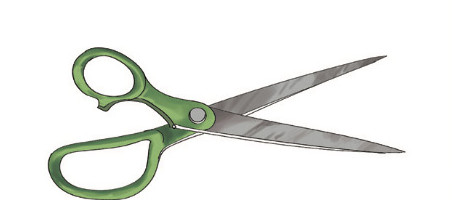
#> input picture images/pg043_im001_seg001_v1.png, 460 x 200 px
$ python compose_page44_sharp_tools.py
#> lines starting #> are read from the running program, lines starting #| are printed output that depends on the picture
#> `canvas = Image.new("RGBA", CANVAS_SIZE, "white")`: canvas: PIL image 900x470 RGBA; every value is 255
from pathlib import Path

from PIL import Image


ROOT = Path(__file__).resolve().parents[1]
IMAGES = ROOT / "images"
OUTPUT = IMAGES / "pg043_sharp_tools_complete.png"
CANVAS_SIZE = (900, 470)


def transparent_white(image: Image.Image) -> Image.Image:
    rgba = image.convert("RGBA")
    pixels = []
    for red, green, blue, alpha in rgba.getdata():
        whiteness = min(red, green, blue)
        if whiteness >= 250:
            alpha = 0
        elif whiteness >= 238:
            alpha = int(alpha * (250 - whiteness) / 12)
        pixels.append((red, green, blue, alpha))
    rgba.putdata(pixels)
    return rgba


def place(
    canvas: Image.Image,
    filename: str,
    x: int,
    y: int,
    width: int,
    crop_left: float = 0,
    crop_right: float = 0,
    crop_bottom: float = 0,
) -> None:
#> called with filename = 'pg043_im001_seg001_v1.png', x = 9, y = 9, width = 306, crop_left = 0, crop_right = 0, crop_bottom = 0
    layer = Image.open(IMAGES / filename)
#> layer is the input picture: PIL image 460x200 RGB; mean R, G, B 235.9, 237.7, 234.1
    height = round(layer.height * width / layer.width)
#> height = 133
    layer = layer.resize((width, height), Image.Resampling.LANCZOS)
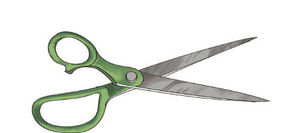
#> layer: PIL image 306x133 RGB; mean R, G, B 235.7, 237.6, 234
    layer = transparent_white(layer)
#> after the loop in transparent_white, `for red, green, blue, alpha in rgba.getdata():`: pixels = 40698 items
    if filename == "pg043_im001_seg003_v1.png":
        # This source tile overlaps the razor tile and contains a small piece
        # of the toothbrush at its lower edge. Retain only the needle/thread.
        alpha = layer.getchannel("A")
        alpha.paste(0, (0, 0, round(layer.width * 0.20), round(layer.height * 0.48)))
        alpha.paste(0, (0, round(layer.height * 0.91), layer.width, layer.height))
        layer.putalpha(alpha)
    left = round(layer.width * crop_left)
#> left = 0
    right = layer.width - round(layer.width * crop_right)
#> right = 306
    bottom = layer.height - round(layer.height * crop_bottom)
#> bottom = 133
    if crop_left or crop_right or crop_bottom:
        layer = layer.crop((left, 0, right, bottom))
        x += left
    canvas.alpha_composite(layer, (x, y))
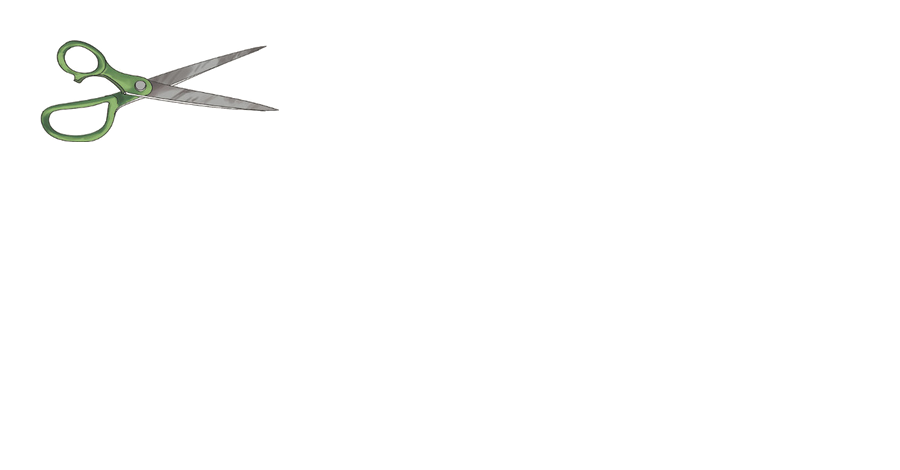
#> canvas: PIL image 900x470 RGBA; mean R, G, B, A 253.2, 253.3, 253, 255


canvas = Image.new("RGBA", CANVAS_SIZE, "white")
place(canvas, "pg043_im001_seg001_v1.png", 9, 9, 306)
place(canvas, "pg043_im003.jpg", 333, 23, 81)
#> call 2 of place, with filename = 'pg043_im003.jpg', x = 333, y = 23, width = 81, crop_left = 0, crop_right = 0, crop_bottom = 0
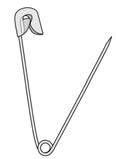
#> input picture images/pg043_im003.jpg, 116 x 159 px
#> in place, layer is the input picture: PIL image 116x159 RGB; min 22, max 255, mean 246.2
#> in place (call 2), `layer = layer.resize((width, height), Image.Resampling.LANCZOS)`:
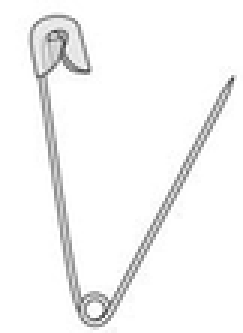
#> layer: PIL image 81x111 RGB (shown 3 times larger); min 63, max 255, mean 246
#> the loop in transparent_white (call 2), `for red, green, blue, alpha in rgba.getdata():` made 8991 passes
#> (red, green, blue, whiteness) on passes 1 to 12: (255, 255, 255, 255), (255, 255, 255, 255), (255, 255, 255, 255), (255, 255, 255, 255), (255, 255, 255, 255), (255, 255, 255, 255), (255, 255, 255, 255), (255, 255, 255, 255), (255, 255, 255, 255), (255, 255, 255, 255), (255, 255, 255, 255), (254, 254, 254, 254)
#> whiteness on passes 61 to 66: 255, 255, 255, 255, 255, 255
place(canvas, "pg043_im001_seg002_v1.png", 423, 0, 288, crop_right=0.16)
#> (the run stopped early here; a loop or call above may not have finished)
